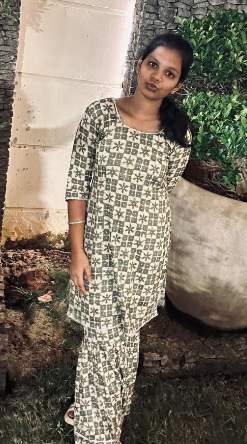
#> input picture myimage.png, 247 x 444 px
$ jupyter execute 'Untitled17(1).ipynb'
#> lines starting #> are read from the running program, lines starting #| are printed output that depends on the picture
### Exp-4  - Record-Image Transformations
### NAME   - DEEPIKA V
### REG NO - 212224240030

[cell 1]
import cv2
import matplotlib.pyplot as plt
import numpy as np
image1=cv2.imread("myimage.png")
#> image1 is the input picture: shape (444, 247, 3); mean B, G, R 105.8, 120.4, 130.4
image2=cv2.cvtColor(image1,cv2.COLOR_BGR2RGB)
kernel=np.ones((11,11),np.float32)/169
image3=cv2.filter2D(image2,-1,kernel)
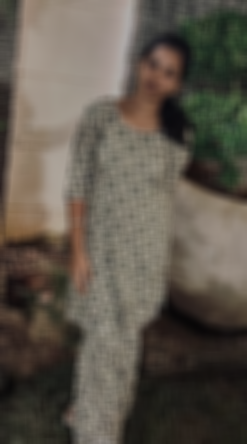
#> image3: shape (444, 247, 3); mean R, G, B 93.4, 86.2, 75.7
plt.figure(figsize=(9,9))
plt.subplot(1,2,1)
plt.imshow(image2)
plt.title("Original Image")
plt.axis("off")
plt.subplot(1,2,2)
plt.imshow(image3)
plt.title("Average Filter Image")
plt.axis("off")
plt.show()
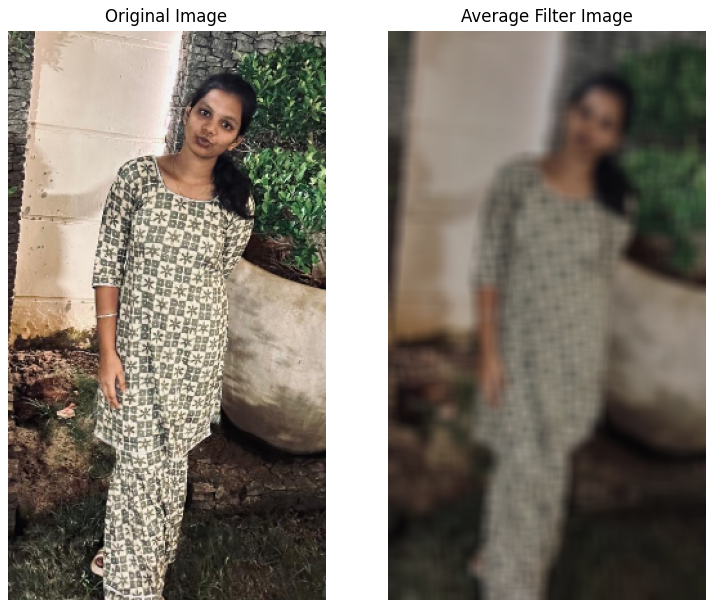
#> figure drawn by matplotlib, 2 panels

[cell 2]
kernel1=np.array([[1,2,1],[2,4,2],[1,2,1]])/16
image2=cv2.cvtColor(image1,cv2.COLOR_BGR2RGB)
image3=cv2.filter2D(image2,-1,kernel1)
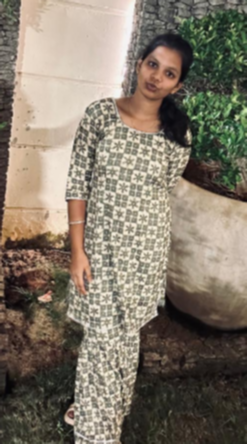
#> image3: shape (444, 247, 3); mean R, G, B 130.5, 120.4, 105.8
plt.subplot(1,2,1)
plt.imshow(image2)
plt.title("Original Image")
plt.axis("off")
plt.subplot(1,2,2)
plt.imshow(image3)
plt.title("Weighted Average Filter Image")
plt.axis("off")
plt.show()
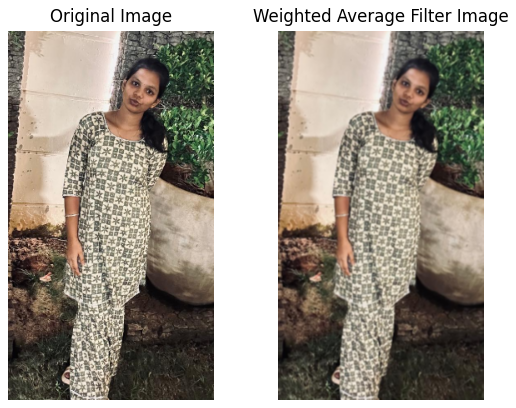
#> figure drawn by matplotlib, 2 panels

[cell 3]
gaussian_blur=cv2.GaussianBlur(image2,(33,33),0,0)
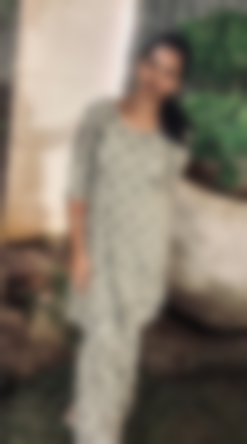
#> gaussian_blur: shape (444, 247, 3); mean R, G, B 130.5, 120.4, 105.8
plt.subplot(1,2,1)
plt.imshow(image2)
plt.title("Original Image")
plt.axis("off")
plt.subplot(1,2,2)
plt.imshow(gaussian_blur)
plt.title("Gaussian Blur")
plt.axis("off")
plt.show()
